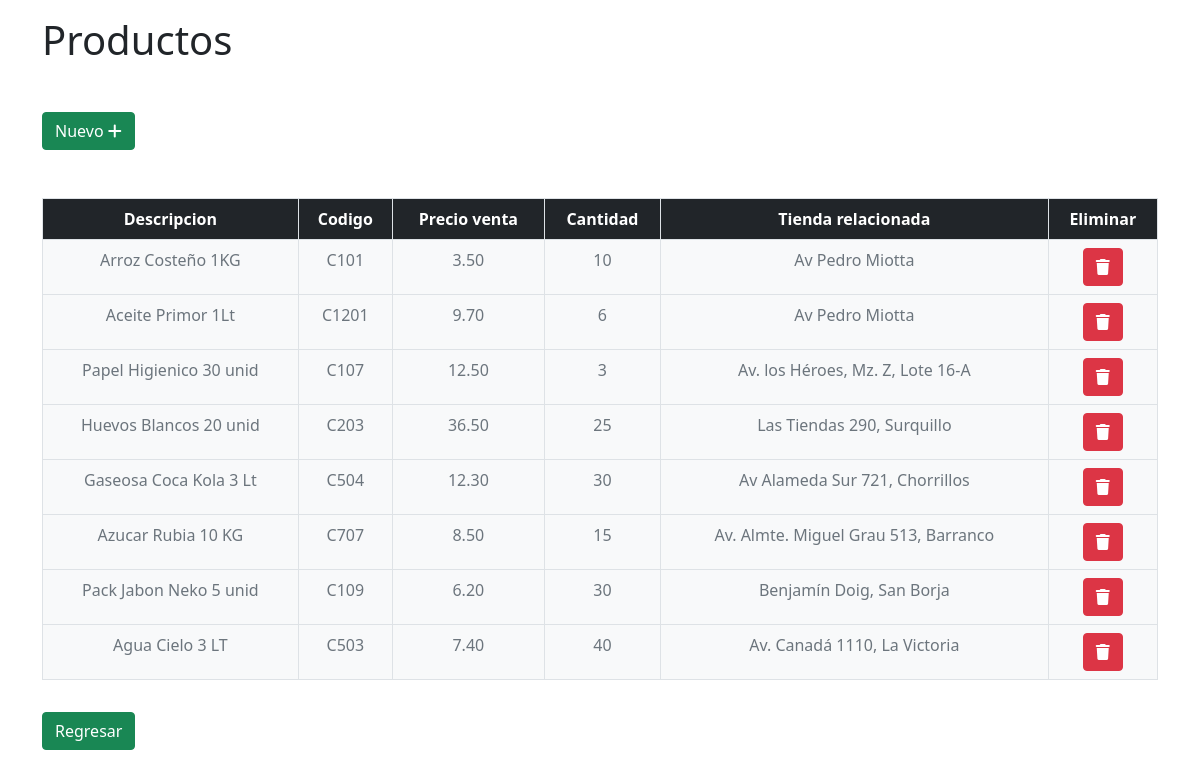
The app's page /gestionTienda/Productos with its own data.
### gestionTienda/models.py (models this page shows)
class Producto(models.Model):
    descripcionProducto = models.CharField(max_length=32, blank = True, null = True)
    codigoProducto = models.CharField(max_length=32, blank = True, null = True)
    precioProducto = models.CharField(max_length=32, blank = True, null = True)
    cantidadProducto = models.CharField(max_length=32, blank = True, null = True)
    tiendaProducto = models.ForeignKey(Tienda,on_delete=models.SET_NULL,blank=True,null=True)

class Tienda(models.Model):
    direccionTienda = models.CharField(max_length=32, blank = True, null = True)
    provinciaTienda = models.CharField(max_length=32, blank = True, null = True)
    regionTienda = models.CharField(max_length=32, blank = True, null = True)
    fechaTienda = models.CharField(max_length=32, blank = True, null = True)
    telefonoTienda = models.CharField(max_length=32, blank = True, null = True)

### gestionTienda/views.py (the view, shortened to what this page needs)
# urls.py: path('Productos', views.productos, name='productos'),
def productos(request):
    return render(request,'Producto.html',{
        'productosTotales':Producto.objects.all().order_by('id'),
        'tiendaTotales':Tienda.objects.all().order_by('id')
    })

### gestionTienda/templates/Producto.html (shortened to what this page needs)
{% load static %}
<!DOCTYPE html>
<html>
<head>
    <link href="https://cdn.jsdelivr.net/npm/bootstrap@5.0.2/dist/css/bootstrap.min.css" rel="stylesheet"
>
    <link rel="stylesheet" href="https://cdnjs.cloudflare.com/ajax/libs/font-awesome/6.3.0/css/all.min.css"
 />
</head>
<body>
    <div>
        <div class="container">
            <div class="row">
                <div class="col-4">
                    <div class="row">
                        <div class="mt-3 col-15">
                            <h1>Productos</h1>
                        </div>
                    </div>
                </div>
            </div>
        </div>
    </div>
    <br>
    <div class="container mt-3">
        <div class="row justify-content-between">
            <div class="col-2">
                <button class="btn btn-success" data-bs-toggle="modal" data-bs-target="#nuevoProducto">Nuevo <i
                        class="fa-solid fa-plus"></i></button>
            </div>
        </div>
    </div>
    <div class="mt-5 container">
        <div class="row justify-content-center">
            <div class="col-15">
                <table class="table table-bordered bg-dark text-white">
                    <thead class="text-center">
                        <th>Descripcion</th>
                        <th>Codigo</th>
                        <th>Precio venta</th>
                        <th>Cantidad</th>
                        <th>Tienda relacionada</th>
                        <th>Eliminar</th>
                    </thead>
                    <tbody class="text-center bg-light text-secondary">
                        {% for producto in productosTotales%}
                        <tr>
                            <td>{{ producto.descripcionProducto }}</td>
                            <td>{{ producto.codigoProducto }}</td>
                            <td>{{ producto.precioProducto }}</td>
                            <td>{{ producto.cantidadProducto }}</td>
                            {% if producto.tiendaProducto is None %}
                            <td></td>
                            {% else %}
                            <td>{{ producto.tiendaProducto.direccionTienda }}</td>
                            {% endif %}
                            <td class="text-center"><a class="btn btn-danger"
                                    href="{% url 'gestionTienda:eliminarProducto' producto.id %}"><i
                                        class="fa-solid fa-trash"></i></a></td>
                        </tr>
                        {% endfor %}
                    </tbody>
                </table>
                <a class="mt-3 btn btn-success" href="{% url 'gestionTienda:panelNavegacion' %}">Regresar</a>
                <br>
                <br>
                <br>
            </div>
        </div>
    </div>
</body>
</html>

### records on screen
Producto: descripcionProducto "Arroz Costeño 1KG", codigoProducto "C101", precioProducto "3.50", cantidadProducto "10", tiendaProducto.direccionTienda "Av Pedro Miotta"
Producto: descripcionProducto "Aceite Primor 1Lt", codigoProducto "C1201", precioProducto "9.70", cantidadProducto "6", tiendaProducto.direccionTienda "Av Pedro Miotta"
Producto: descripcionProducto "Papel Higienico 30 unid", codigoProducto "C107", precioProducto "12.50", cantidadProducto "3", tiendaProducto.direccionTienda "Av. los Héroes, Mz. Z, Lote 16-A"
Producto: descripcionProducto "Huevos Blancos 20 unid", codigoProducto "C203", precioProducto "36.50", cantidadProducto "25", tiendaProducto.direccionTienda "Las Tiendas 290, Surquillo"
Producto: descripcionProducto "Gaseosa Coca Kola 3 Lt", codigoProducto "C504", precioProducto "12.30", cantidadProducto "30", tiendaProducto.direccionTienda "Av Alameda Sur 721, Chorrillos"
Producto: descripcionProducto "Azucar Rubia 10 KG", codigoProducto "C707", precioProducto "8.50", cantidadProducto "15", tiendaProducto.direccionTienda "Av. Almte. Miguel Grau 513, Barranco"
Producto: descripcionProducto "Pack Jabon Neko 5 unid", codigoProducto "C109", precioProducto "6.20", cantidadProducto "30", tiendaProducto.direccionTienda "Benjamín Doig, San Borja"
Producto: descripcionProducto "Agua Cielo 3 LT", codigoProducto "C503", precioProducto "7.40", cantidadProducto "40", tiendaProducto.direccionTienda "Av. Canadá 1110, La Victoria"
